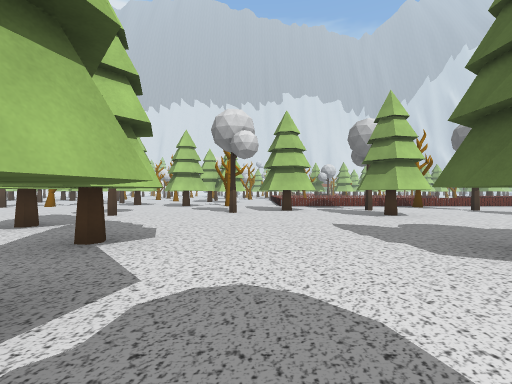
View 1 (above)

24 first-person views from a walk through a 3-D level made in the Unity game engine. The camera is 1.3 m above the floor, looks level and sees 90° across. The floor is counted in squares, 2 m on a side. Each view is taken from the middle of a square. On the plan, view 1 faces up. The plan holds only what a view shows up to about 9 squares ahead; the rest is blank. The place goes on beyond the plan. The player character is not drawn. Some animated figures are left out. Some surface patterns are stand-ins.

View 2
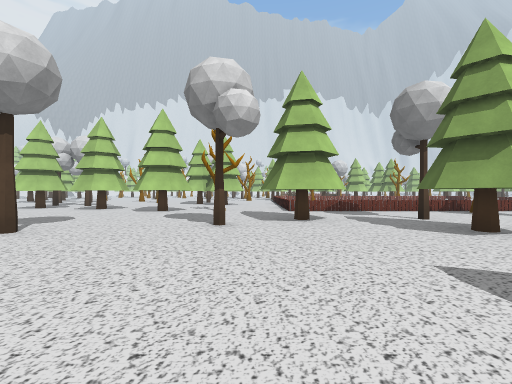

View 3
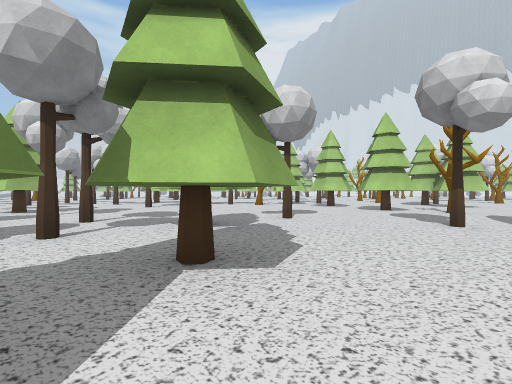

View 4
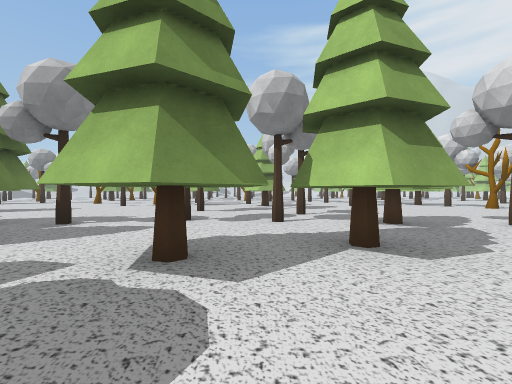

View 5
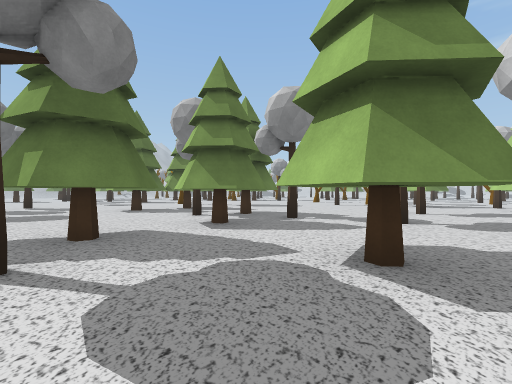

View 6
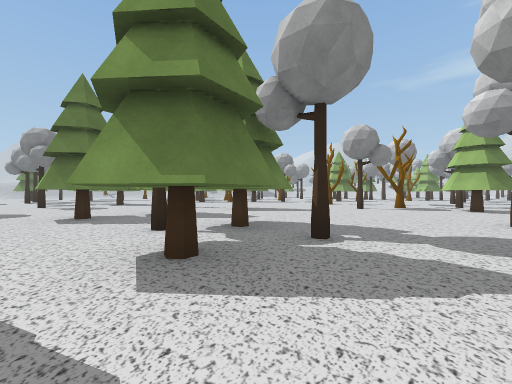

View 7
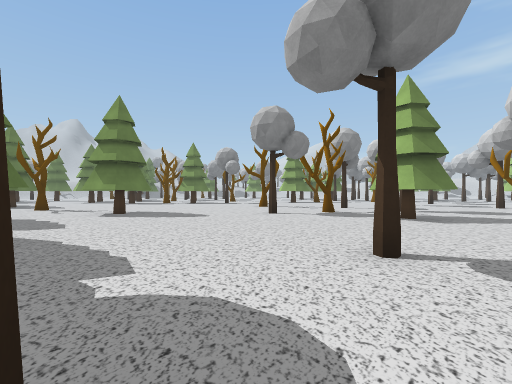

View 8
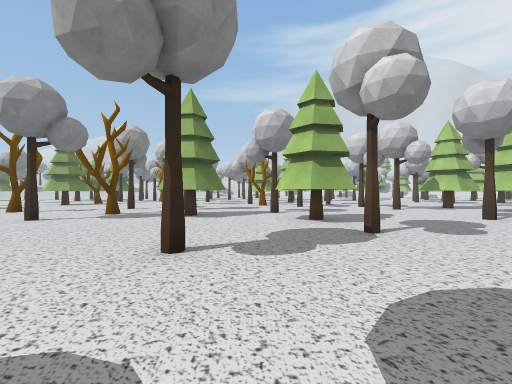

View 9
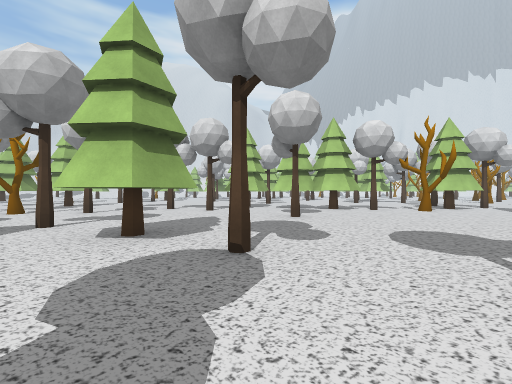

View 10
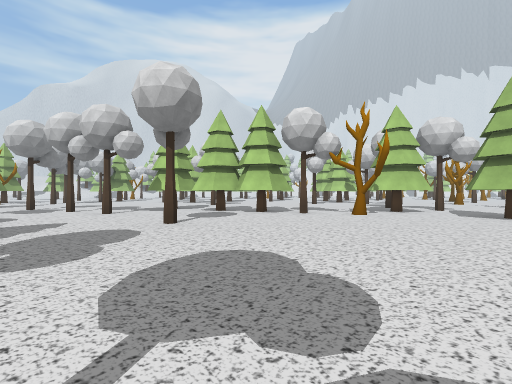

View 11
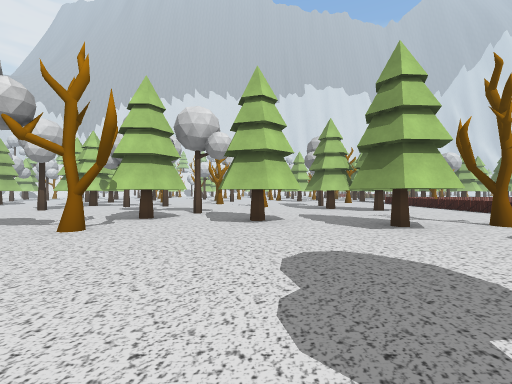

View 12
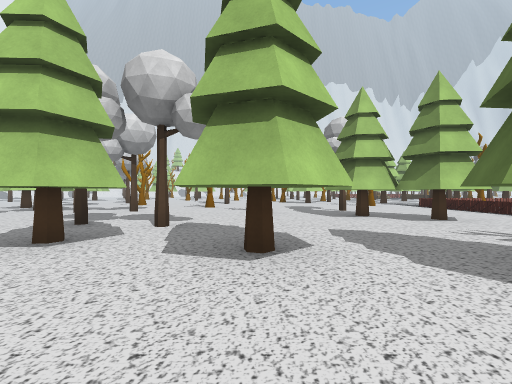

View 13
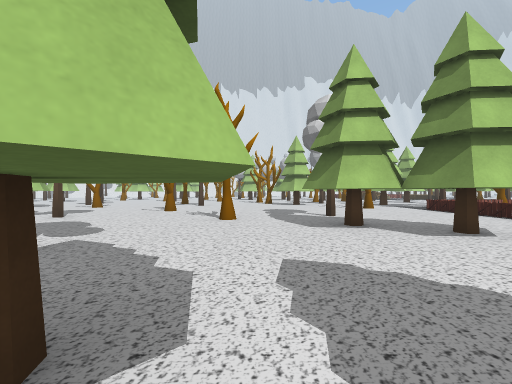

View 14
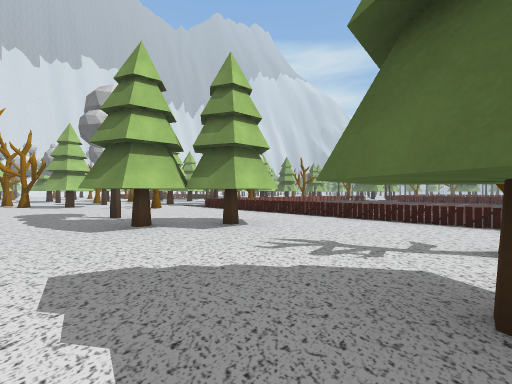

View 15
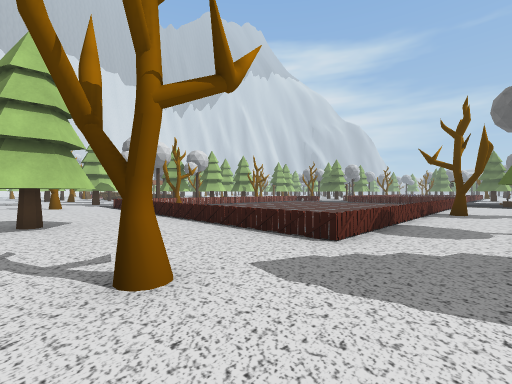

View 16
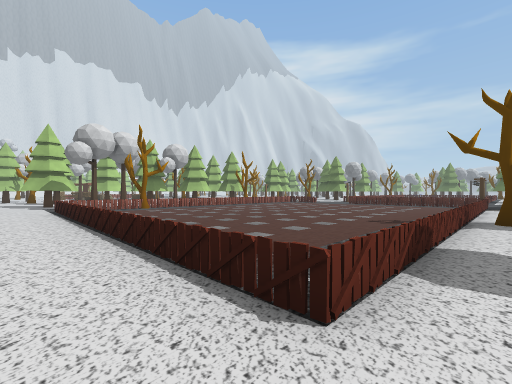

View 17
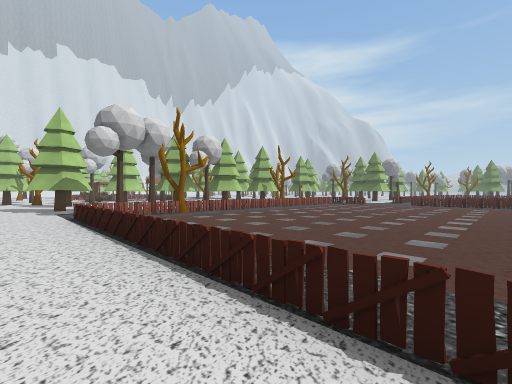

View 18
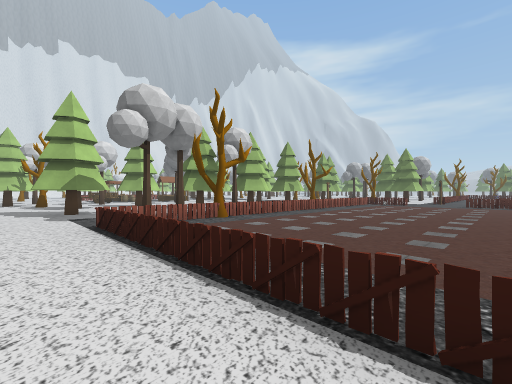

View 19
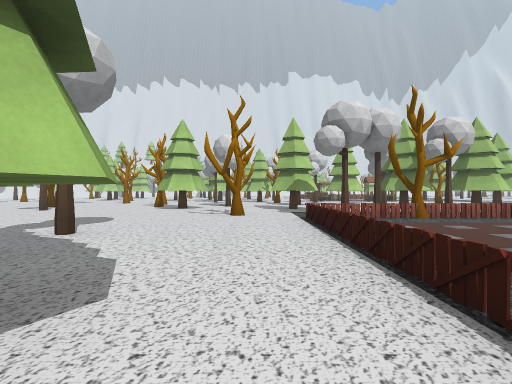

View 20
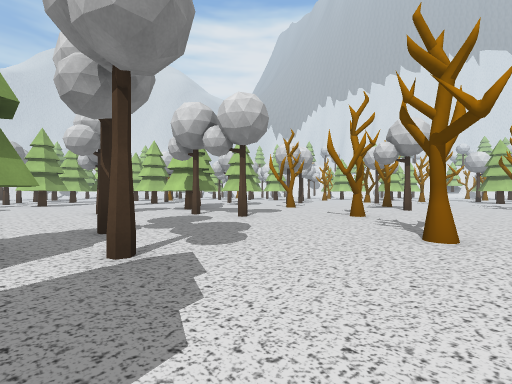

View 21
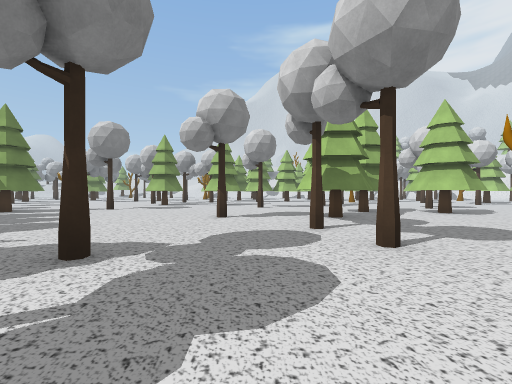

View 22
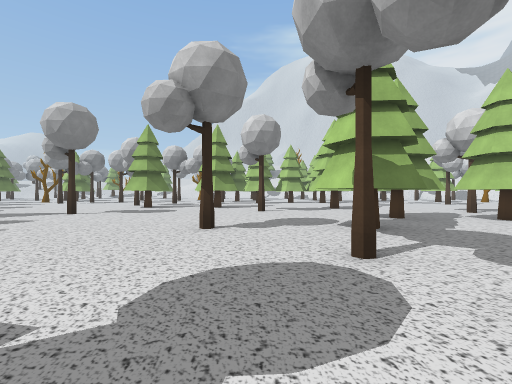

View 23
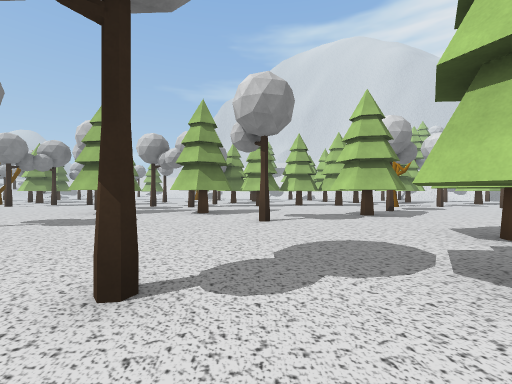

View 24
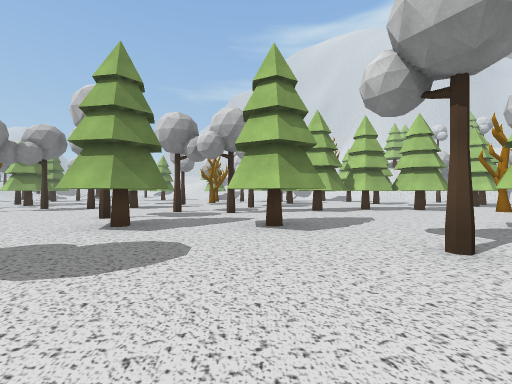

### Floor plan
Key: @ floor where view 1 was taken; # wall or solid block; x gap in a wall; . floor; T thing the floor can be seen under or through; O other object.
Columns run from 24 left of view 1 to 11 right of it. Each row starts with its distance up from view 1.
 24    ....O.x.     O........##
 23  O ......#..O   ........... O
 22  ..O.....x...  ........O...OO
 21 #... #..##......O........OOOOOOO
 20 #... #..###..............O ......
 19 #.........##..O......O...O .......
 18 #...........O.....O..x...O.........
 17 #.....O.............#TTT.O..........
 16  ...#.....O..........TTT.O..........
 15 ....#.........O.O........O..........
 14 .O.............##........O..........
 13 ....##.........##x#......O.........
 12 .O. ##.O..........#.##xO.OOOOOOOOOOO
 11 ...O........ O.O...............O....
 10  ........#####...........#.........
  9 ..... .. ####............##.O...O
  8 ...       .............O...# ....
  7 ..       ...........O......##...
  6  O      OO...O.................
  5       O............ T.........
  4       .............TT T......
  3        .O... #.O.O...TTT...#
  2        ....O #.....O..TT...#
  1        O..............##..
  0         ... #...O..O....@.
 -1          .. #............O
 -2           O.........O##x##
 -3           .O.......####. .
 -4           ...O.....##O....
 -5           ................
 -6           ... ............
 -7            O   .##.####...
 -8                       #..O

Where each view was taken, in squares from view 1:
view 1: 0 up, 0 right, facing up
view 2: 3 up, 0 right, facing up
view 3: 2 up, 0 right, facing up-left
view 4: 2 up, 1 right, facing left
view 5: 2 up, 1 right, facing down-left
view 6: 0 up, 1 left, facing down-left
view 7: 1 up, 5 left, facing down-left
view 8: 1 up, 5 left, facing left
view 9: 1 up, 7 left, facing up-left
view 10: 4 up, 6 left, facing up-left
view 11: 7 up, 6 left, facing up
view 12: 10 up, 6 left, facing up
view 13: 12 up, 5 left, facing up
view 14: 12 up, 5 left, facing up-right
view 15: 10 up, 2 left, facing up-right
view 16: 11 up, 0 right, facing up-right
view 17: 14 up, 0 right, facing up-right
view 18: 16 up, 0 right, facing up-right
view 19: 15 up, 0 right, facing up
view 20: 14 up, 5 left, facing up-left
view 21: 17 up, 7 left, facing left
view 22: 17 up, 9 left, facing left
view 23: 17 up, 12 left, facing left
view 24: 15 up, 15 left, facing left
